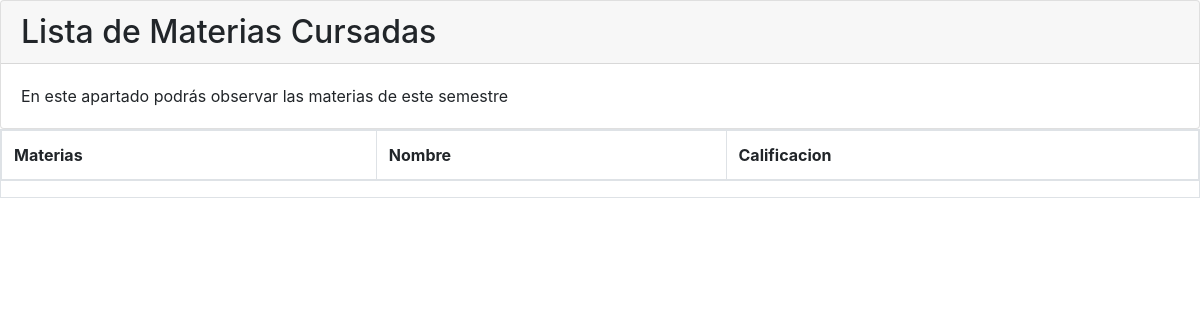
Page /pruebas.php on the earlier database version.
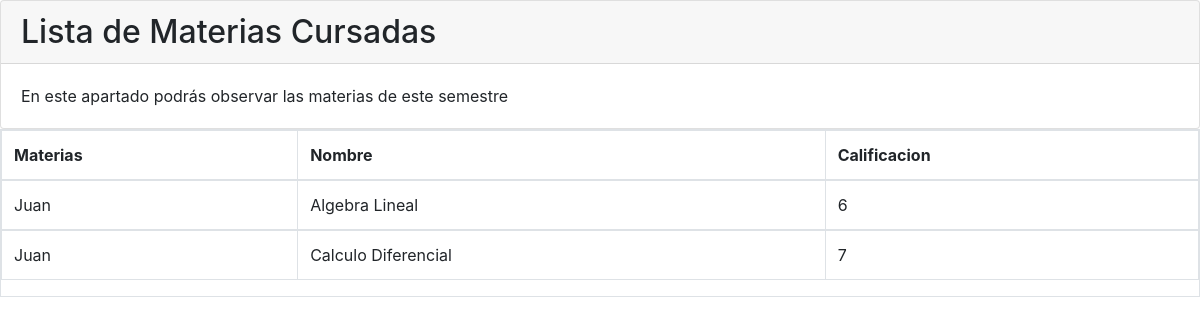
Same page on the later database version.
### tables this page shows
CREATE TABLE `cat_alumnos_has_materia` (
  `Cve_Alumno` int(11) NOT NULL,
  `Cve_Materia` int(11) NOT NULL,
  `Cve_Semestre` int(11) NOT NULL,
  `Calificacion` varchar(50) DEFAULT NULL
);

CREATE TABLE `cat_alumnos` (
  `Cve_Alumnos` int(11) NOT NULL,
  `Nombre` varchar(45) DEFAULT NULL,
  `Apellido` varchar(45) DEFAULT NULL,
  `Matricula` varchar(45) DEFAULT NULL,
  `Cve_Semestre` int(11) NOT NULL
);

CREATE TABLE `cat_materias` (
  `Cve_Materia` int(11) NOT NULL,
  `Nombre` varchar(45) DEFAULT NULL,
  `Cve_Semestre` int(11) NOT NULL
);

### pruebas.php (the view, shortened to what this page needs)
<?php
 $conn = mysqli_connect('localhost','root','','desarrollatec');
?>
<!DOCTYPE html>
<html>
<head>
    <html lang="es">
    <link rel="stylesheet" href="https://cdnjs.cloudflare.com/ajax/libs/twitter-bootstrap/4.1.3/css/bootstrap.min.css">
    <link rel="stylesheet" href="assets/css/styles.css">
</head>
<body>
    <div class="card">
        <div class="card-header">
            <h2 class="mb-0">Lista de Materias Cursadas</h2>
        </div>
        <div class="card-body">
            <p class="card-text">En este apartado podrás observar las materias de este semestre</p>
        </div>
    </div>
    <div class="table-responsive table-bordered">
        <table class="table table-bordered">
            <thead>
                <tr>
                    <th>Materias</th>
                    <th>Nombre</th>
                    <th>Calificacion </th>
                </tr>
            </thead>
            <?php
            $SQL = "SELECT cat_alumnos.Nombre as nombre_alumno,cat_alumnos.Apellido, cat_materias.Nombre, cat_alumnos_has_materia.Calificacion from cat_alumnos_has_materia INNER JOIN cat_alumnos on cat_alumnos.Cve_Alumnos = cat_alumnos_has_materia.Cve_Alumno INNER JOIN cat_materias on cat_alumnos_has_materia.Cve_Materia = cat_materias.Cve_Materia";
            $result =  mysqli_query($conn,$SQL);
            while($mostrar=mysqli_fetch_array($result)){
            ?>
            <tbody>
                <tr>
                    <td><?php echo $mostrar['nombre_alumno'] ?></td>
                    <td><?php echo $mostrar['Nombre'] ?></td>
                    <td><?php echo $mostrar['Calificacion'] ?></td>
                </tr>
            </tbody>
            <?php
            }
            ?>
        </table>
    </div>
</body>
</html>

Differences in the rows shown:
added cat_alumnos_has_materia: cat_alumnos.Nombre "Juan", cat_materias.Nombre "Algebra Lineal", Calificacion "6"
added cat_alumnos_has_materia: cat_alumnos.Nombre "Juan", cat_materias.Nombre "Calculo Diferencial", Calificacion "7"
